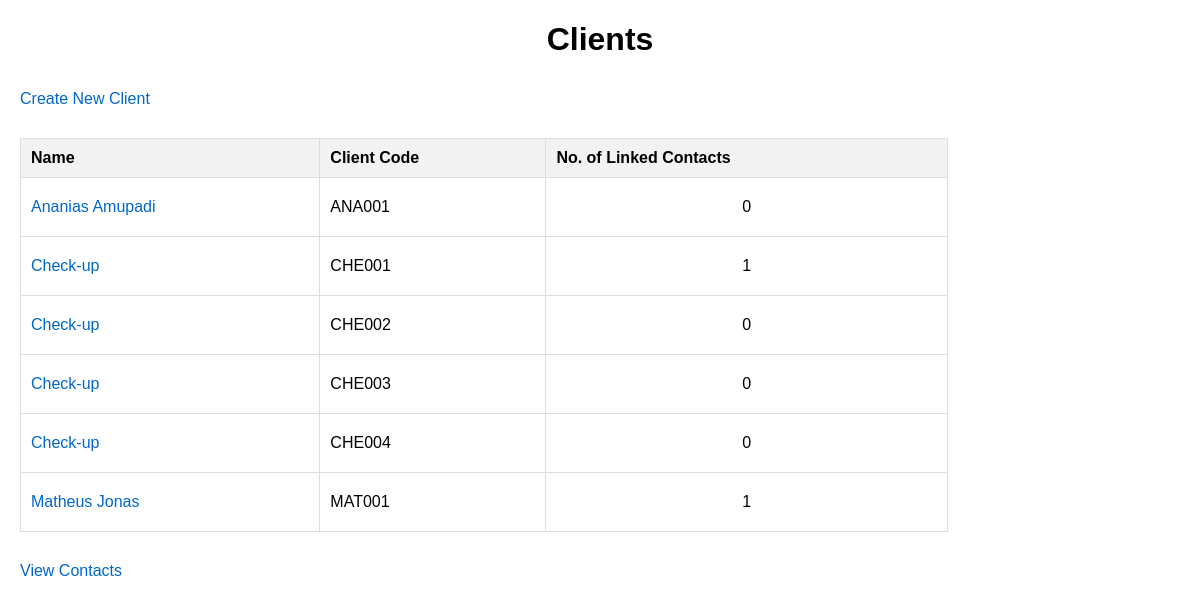
The page / on the database its author committed.
### tables this page shows
CREATE TABLE `clients` (
  `id` int(11) NOT NULL,
  `name` varchar(255) NOT NULL,
  `client_code` varchar(6) NOT NULL
);

### index.php (the view, shortened to what this page needs)
<?php
$host = 'localhost';
$dbname = 'data_capture';
$username = 'root';
$password = '';
$conn = mysqli_connect($host, $username, $password, $dbname);
$page = $_GET['page'] ?? 'clients';
$content = '';
if ($page == 'clients') {
    $result = mysqli_query($conn, "SELECT c.id, c.name, c.client_code, COUNT(cc.contact_id) as contact_count
                                  FROM clients c
                                  LEFT JOIN client_contacts cc ON c.id = cc.client_id
                                  GROUP BY c.id
                                  ORDER BY c.name ASC");
    $clients = [];
    while ($row = mysqli_fetch_assoc($result)) {
        $clients[] = $row;
    }
    ?>
    <h1>Clients</h1>
    <a href="?page=client_form">Create New Client</a>
    <?php if (empty($clients)): ?>
        <p>No client(s) found.</p>
    <?php else: ?>
        <table>
            <thead>
                <tr>
                    <th>Name</th>
                    <th>Client Code</th>
                    <th>No. of Linked Contacts</th>
                </tr>
            </thead>
            <tbody>
                <?php foreach ($clients as $client): ?>
                    <tr>
                        <td><a href="?page=client_form&id=<?php echo $client['id']; ?>"><?php echo htmlspecialchars($client['name']); ?></a></td>
                        <td><?php echo htmlspecialchars($client['client_code']); ?></td>
                        <td class="center"><?php echo $client['contact_count']; ?></td>
                    </tr>
                <?php endforeach; ?>
            </tbody>
        </table>
    <?php endif; ?>
    <a href="?page=contacts">View Contacts</a>
    <?php
    $content = ob_get_clean();
}
    ?>
<!DOCTYPE html>
<html lang="en">
<head>
</head>
<body>
    <?php echo $content; ?>
</body>
</html>

### index.php (style rules this page uses)
body { font-family: Arial, sans-serif; margin: 20px; }
h1 { text-align: center; }
table { width: 80%; margin: 20px 0; border-collapse: collapse; }
th, td { padding: 10px; border: 1px solid #ddd; text-align: left; }
th.center, td.center { text-align: center; }
th { background-color: #f2f2f2; }
a { color: #0066cc; text-decoration: none; margin: 10px 0; display: inline-block; }

### rows shown on the page
clients: name "Ananias Amupadi", client_code "ANA001", contact_count "0"
clients: name "Check-up", client_code "CHE001", contact_count "1"
clients: name "Check-up", client_code "CHE002", contact_count "0"
clients: name "Check-up", client_code "CHE003", contact_count "0"
clients: name "Check-up", client_code "CHE004", contact_count "0"
clients: name "Matheus Jonas", client_code "MAT001", contact_count "1"
